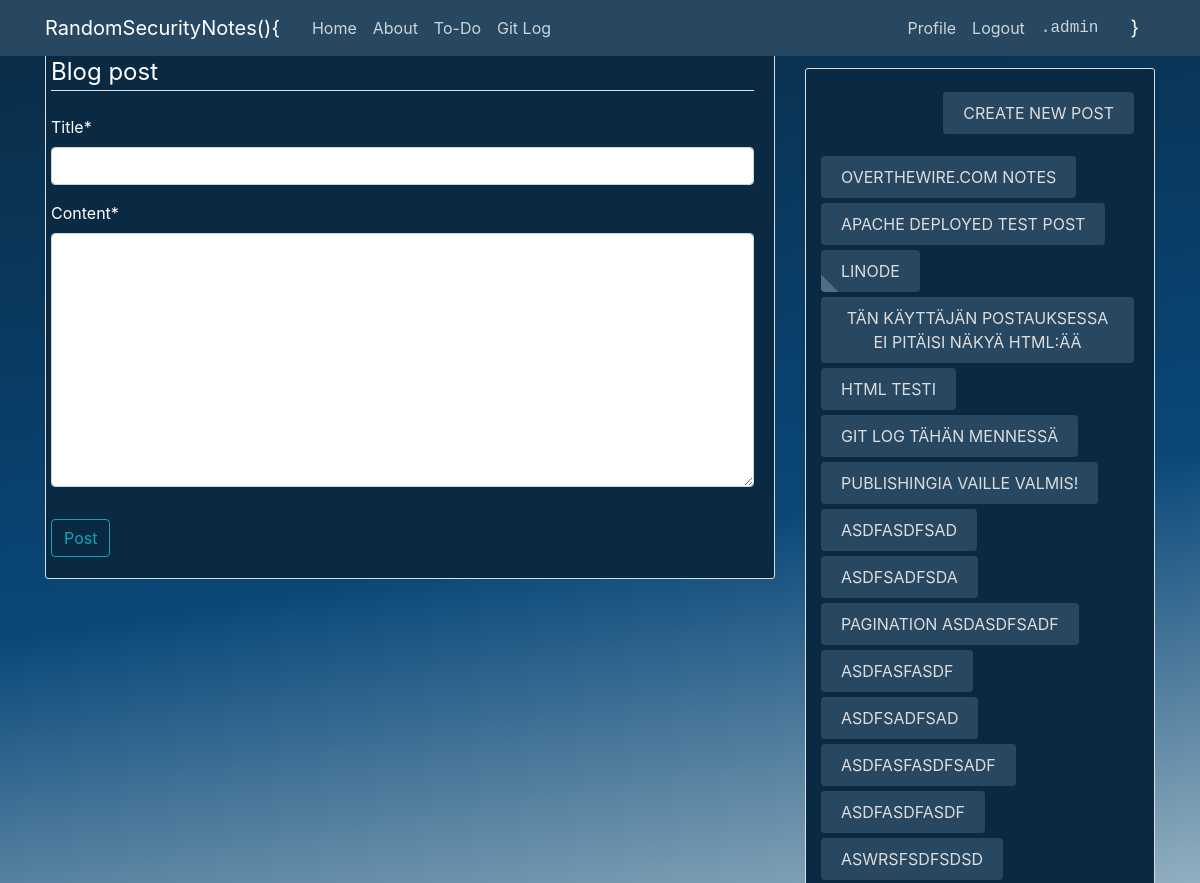
Before: /post/new/ (signed in, upper part) with the older database file.
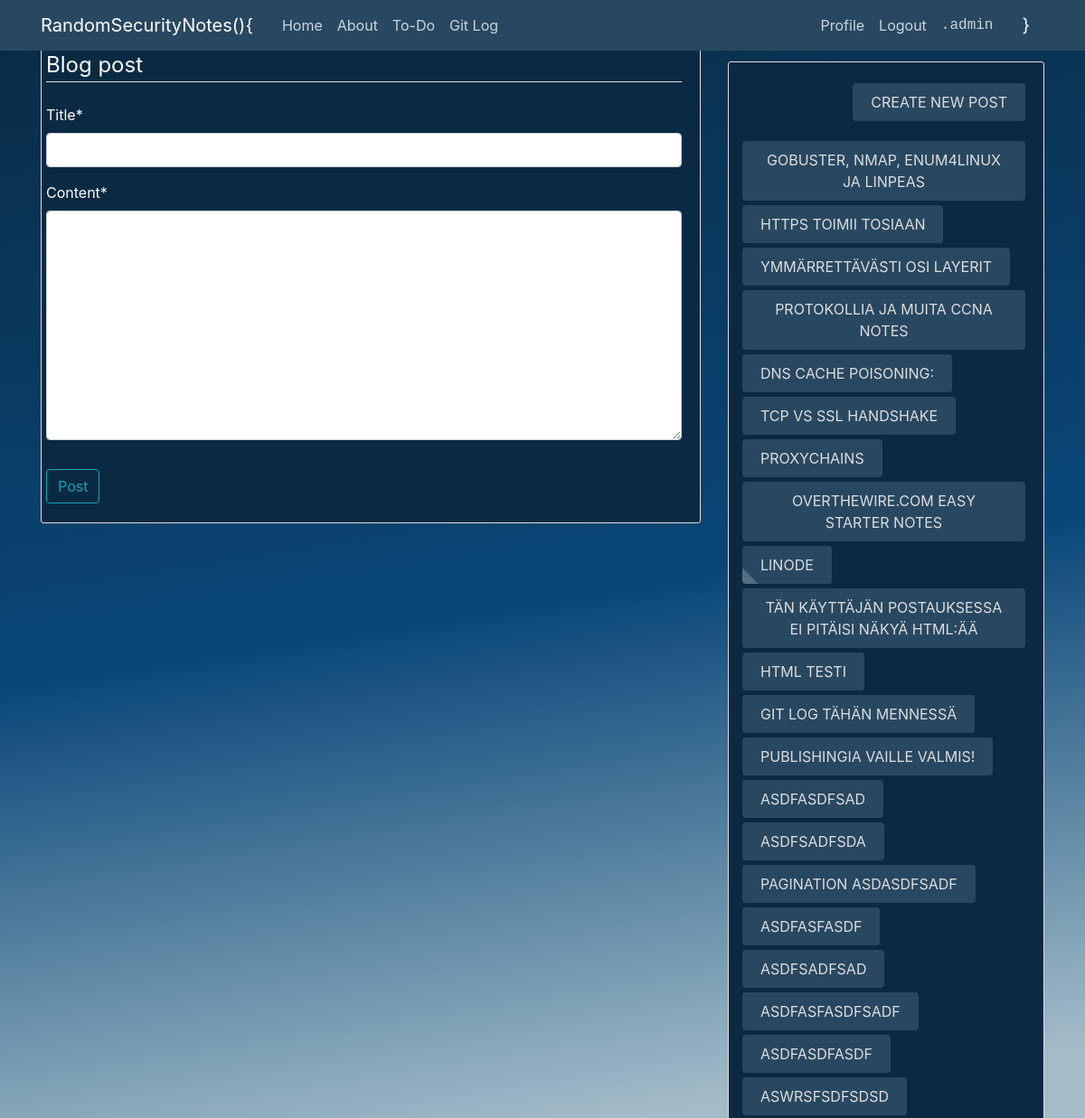
After: the same page with the newer database file.
### blog/models.py (models this page shows, shortened)
class Post(models.Model):
	title = models.CharField(max_length=100)
	content = models.TextField()
	date_posted = models.DateTimeField(default=timezone.now)
	author = models.ForeignKey(User, on_delete=models.CASCADE)

### blog/views.py (the view, shortened to what this page needs)
# urls.py: path('post/new/', PostCreateView.as_view(), name='post-create'),
class PostCreateView(LoginRequiredMixin, CreateView):
	model = Post
	fields = ['title', 'content']

### blog/templatetags/load_side.py (called while the page is built)
@register.simple_tag
def load_side_posts():
	return Post.objects.all()

### blog/templates/blog/post_form.html (shortened to what this page needs)
{% extends "blog/base.html" %}
{% load crispy_forms_tags %}
{% block content %}
	<div class="content-section">
		<form method="POST">
			<fieldset class="form-group">
				<legend class="border-bottom mb-4">Blog post</legend>
				{{ form|crispy }}
			</fieldset>
			<div class="form-group">
				<button class="btn btn-outline-info" type="submit">Post</button>
			</div>
		</form>
	</div>
{% endblock content %}

### blog/templates/blog/base.html (shortened to what this page needs)
{% load static %}
<!DOCTYPE html>
<html>
<head>
    <link rel="stylesheet" href="https://cdn.jsdelivr.net/npm/bootstrap@4.5.3/dist/css/bootstrap.min.css">
    <link rel="stylesheet" type="text/css" href="{% static 'blog/main.css' %}">
</head>
<body>
	<header class="site-header">
	  <nav class="navbar navbar-expand-lg navbar-dark bg-steel fixed-top">
	    <div class="container">
	      <a class="navbar-brand mr-4" href="{% url 'blog-home' %}">RandomSecurityNotes(){</a>
	      <div class="collapse navbar-collapse" id="navbarToggle">
	        <div class="navbar-nav mr-auto align-text-bottom">
	          <a class="nav-item nav-link" href="{% url 'blog-home' %}">Home</a>
	          <a class="nav-item nav-link" href="{% url 'blog-about' %}">About</a>
		  	  <a class="nav-item nav-link" href="{% url 'blog-to-do' %}">To-Do</a>
		  	  <a class="nav-item nav-link" href="{% url 'blog-gitlog' %}">Git Log</a>
	        </div>
	        <div class="navbar-nav">
	          {% if user.is_authenticated %}
	          	<a class="nav-item nav-link" href="{% url 'profile' %}">Profile</a>
	          	<a class="nav-item nav-link" href="{% url 'logout' %}">Logout</a>
	          	<a class="nav-item nav-link text-monospace" href="{% url 'admin' %}">.admin</a>
	          {% else %}
		        <a class="nav-item nav-link" href="{% url 'login' %}">Login</a>
		        <a class="nav-item nav-link" href="{% url 'register' %}">Register</a>
		        <a class="nav-item nav-link text-monospace" href="{% url 'admin' %}">.admin</a>
		      {% endif %}
	        </div>
	        <div class="navbar-brand ml-4" href="#"> }</div>
	      </div>
	    </div>
	  </nav>
	</header>
	<main role="main" class="container ">
	  <div class="row bigDiv">
	    <div class="col-md-8">
	      {% block content %}{% endblock %}
	    </div>
	    {% if request.get_full_path != "/about/" and request.get_full_path != "/login/" and request.get_full_path != "/register/" %}
		    <div class="col-md-4">
		      <div class="content-section sivupalkki">
		          <a class="btn btn-secondary newPostButt btnSlide" href="{% url 'post-create' %}">CREATE NEW POST</a>
		          <br><br>
		          	{% load load_side %}
		          	{% load_side_posts as posts_nopag %}
		          	{% for post in posts_nopag reversed %}
					    <small><a class="btn btn-secondary mb-1 PostButt btnSlide" href="{% url 'post-detail' post.id %}">{{ post.title }}</a></small><br>
					{% endfor %}
		      </div>
		    </div>
	    {% endif %}
	  </div>
	</main>
</body>
</html>

Changed rows visible on the page:
removed Post: title "APACHE DEPLOYED TEST POST"
added Post: title "GOBUSTER, NMAP, ENUM4LINUX JA LINPEAS"
added Post: title "HTTPS TOIMII TOSIAAN"
added Post: title "YMMÄRRETTÄVÄSTI OSI LAYERIT"
added Post: title "PROTOKOLLIA JA MUITA CCNA NOTES"
added Post: title "DNS CACHE POISONING:"
added Post: title "TCP VS SSL HANDSHAKE"
added Post: title "PROXYCHAINS"
changed Post: title "OVERTHEWIRE.COM NOTES" → "OVERTHEWIRE.COM EASY STARTER NOTES"
